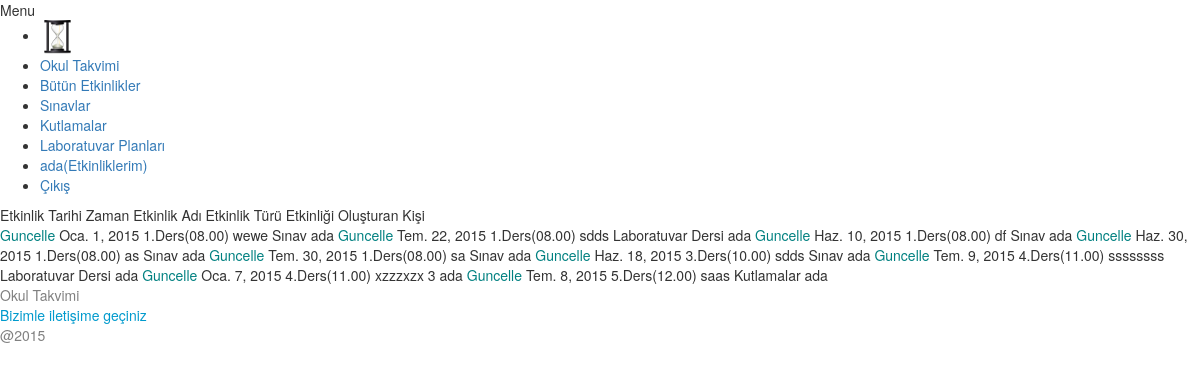
The page /myevents/ (signed in) on the database as committed earlier.
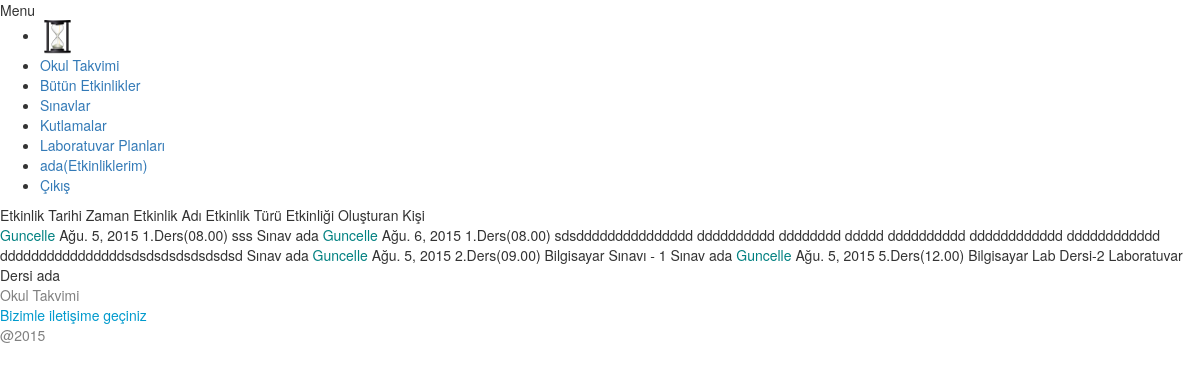
The same page on the database as committed later.
### schedule/models.py (models this page shows)
class Event(models.Model):
    event_type = models.PositiveSmallIntegerField(
        default=0,
        help_text=_('Choose your event type'),
        choices=EVENT_CHOICES)
    title = models.CharField(
        max_length=255,
        default="",
        help_text=_('Enter a name for your event'))
    content = models.TextField(
        blank=True,
        null=True,
        help_text=_('Not necessary,'
                    'if you want to explain your event you can use here.'))
    user = models.ForeignKey(User)
    created_time = models.DateTimeField(editable=True, auto_now_add=True)
    date = models.DateField()
    time = models.PositiveSmallIntegerField(
        default=0,
        help_text=_("Choose a time for your event"),
        choices=TIME_CHOICES)
    class Meta:
        ordering = ('time', )

### schedule/views.py (the view)
# urls.py: url(r'^myevents/$', 'my_events', name="my_event"),
def my_events(request):
    events = Event.objects.filter(user=request.user)
    return render(request, 'myevents.html', {"events": events})

### no_crash/templates/myevents.html (shortened to what this page needs)
{% extends "base.html" %}
{% load i18n %}
{% block content %}
<div id="container2">
	{% if events %}
	<div id="menumy">
		<tl>{% trans 'Event Time' %}</tl>
		<tl>{% trans 'Time' %}</tl>
		<tl>{% trans 'Event Name' %}</tl>
		<tl>{% trans 'Event Type' %}</tl>
		<tl>{% trans 'Event User' %}</tl>
	</div>
	<div id="contentmy">
		{% for event in events %}
			<tl class="general">
			    <a style="outline:none;color:#008080;" href="{% url 'update_event' event.id %}">Guncelle</a>
			</tl>
			<tl class="general">
			    {{event.date}}
			</tl>
			<tl class="general">
			    {{event.get_time_display}}
			</tl>
			<tl class="general">
			    {{event.title}}
			</tl>
			<tl class="general">
			    {{event.get_event_type_display}}
			</tl>
			<tl class="general">
			    {{event.user}}
			</tl>
		{% endfor %}
	</div>
{% else %}
<div class="not">
{% blocktrans %} You didnt create any event, so there is nothing to display here. {% endblocktrans %}
</div>
{% endif %}
</div>
{% endblock %}

### no_crash/templates/base.html (shortened to what this page needs)
{% load i18n %}
<!DOCTYPE html>
<html lang="en">
<head>
    <link rel="stylesheet/less" type="text/css" href="{{ STATIC_URL }}css/custom.less" />
    <link href="{{ STATIC_URL }}css/bootstrap.min.css" rel="stylesheet">
</head>
<body onload="UR_Start()">
    {% if user.is_authenticated %}
	<header id="back">
	<div class="openmenu">{% trans 'Menu' %}</div>
	<ul>
	<li><img src="{{STATIC_URL}}img/kum.png" /></li>
    <li><a href="{% url 'index' %}">{% trans 'NocraSh' %}</a></li>
    <li><a href="{% url 'index'  %}">{% trans 'All Works' %}</a></li>
    <li><a href="{% url 'detail_events' 'exams' %}">{% trans 'Exams' %}</a></li>
    <li><a href="{% url 'detail_events' 'ceremony' %}">{% trans 'Festival' %}</a></li>
    <li><a href="{% url 'detail_events' 'lab' %}">{% trans 'Lab Plan' %}</a></li>
    <li><a href="{% url 'my_event' %}">{{ request.user }}({% trans 'My Events' %})</a></li>
    <li><a href="{% url 'logout' %}">{% trans 'Logout' %}</a></li>
    </ul>
    </header>
    {% endif %}
{% block content %}
{% endblock %}
<div class="footer">
    {% include "footer.html" %}
</body>
</html>

### no_crash/templates/footer.html
{% load i18n %}
<div class="footer-section">
    <div class="section-up"><a href="{% url 'index' %}" style="color:grey";>{% trans 'NocraSh' %}</a></div>
    <a class="smt" href="{% url 'contact' %}" style="color:#009acd;">{% trans 'Please Contact Us' %}</a>
    <font color="grey"><div class="mgts">
    @2015
    </font>
    </div>
</div>

Rows that differ between the two databases and show on the page:
removed Event: date "Oca. 1, 2015", time "1.Ders(08.00)", title "wewe", event_type "Sınav", user "ada"
removed Event: date "Tem. 22, 2015", time "1.Ders(08.00)", title "sdds", event_type "Laboratuvar Dersi", user "ada"
removed Event: date "Haz. 10, 2015", time "1.Ders(08.00)", title "df", event_type "Sınav", user "ada"
removed Event: date "Haz. 30, 2015", time "1.Ders(08.00)", title "as", event_type "Sınav", user "ada"
removed Event: date "Tem. 30, 2015", time "1.Ders(08.00)", title "sa", event_type "Sınav", user "ada"
removed Event: date "Haz. 18, 2015", time "3.Ders(10.00)", title "sdds", event_type "Sınav", user "ada"
removed Event: date "Tem. 9, 2015", time "4.Ders(11.00)", title "ssssssss", event_type "Laboratuvar Dersi", user "ada"
removed Event: date "Oca. 7, 2015", time "4.Ders(11.00)", title "xzzzxzx", event_type "3", user "ada"
removed Event: date "Tem. 8, 2015", time "5.Ders(12.00)", title "saas", event_type "Kutlamalar", user "ada"
added Event: date "Ağu. 5, 2015", time "1.Ders(08.00)", title "sss", event_type "Sınav", user "ada"
added Event: date "Ağu. 6, 2015", time "1.Ders(08.00)", title "sdsddddddddddddddd dddddddddd dddddddd ddddd dddddddddd dddddddddddd dddddddddddd ddddddddddddddddsdsdsdsdsdsdsdsd", event_type "Sınav", user "ada"
added Event: date "Ağu. 5, 2015", time "2.Ders(09.00)", title "Bilgisayar Sınavı - 1", event_type "Sınav", user "ada"
added Event: date "Ağu. 5, 2015", time "5.Ders(12.00)", title "Bilgisayar Lab Dersi-2", event_type "Laboratuvar Dersi", user "ada"
